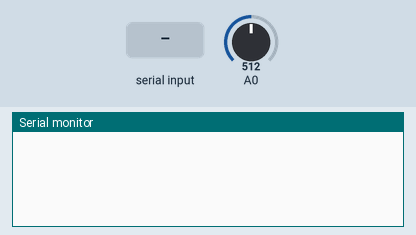
A sketch run on a simulated Arduino Uno, built with avr-gcc and run on an emulated ATmega328P. Parts: the last lines printed to the serial monitor. The inputs (shaded band) are chosen by the test bench; at power-on: A0 = 512.

Above: at 1.2 s.
1.3 s: "x\n" received over Serial
At 2.5 s:
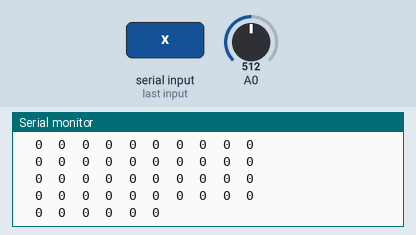
2.8 s: byte 102 ('f') received over Serial
At 2.99 s:
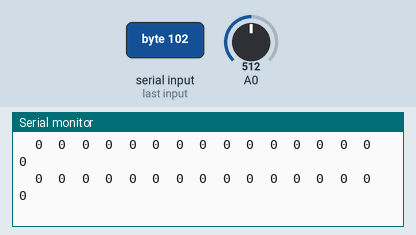
10.5 s: "f\n" received over Serial
At 15.41 s:
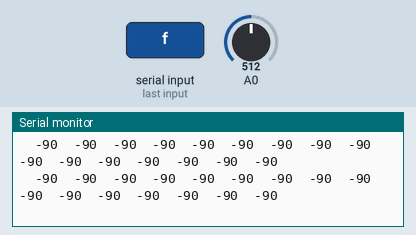

Measured:
- after the input at 1.3 s, the serial monitor: prints a new line at once (image 1)
- after the input at 2.8 s, the serial monitor: prints a new line at once (image 2)
- after the input at 10.5 s, the serial monitor: prints a new line after 0.59 s (image 3)

The sketch:

Spectrum_Analyzer_RADIX_4_FFT_v3.ino
```cpp
#include <avr/pgmspace.h>
/*
 ***********     RADIX 4 FFT    Demo Application.   ***********
 *
 * http://coolarduino.wordpress.com/2012/03/26/radix-4-fft-integer-math/
 *
 * Created for  Arduino UNO board: Anatoly Kuzmenko 24 Mar 2012
 *                                 k_anatoly@hotmail.com
 *
 * SOFTWARE COMPILES USING Arduino 0022 or 1.0 IDE (Tested on Linux OS only).
 *
 * Permission is hereby granted, free of charge, to any person obtaining a
 * copy of this software to deal in the Software without restriction, including without limitation
 * the rights to use, copy, modify, merge, publish, distribute copies of the Software,
 * and to permit persons to whom the Software is furnished to do so, subject to the following conditions:
 * The above copyright notice and this permission notice shall be included
 * in all copies or substantial portions of the Software.
 * THE SOFTWARE IS PROVIDED "AS IS", WITHOUT WARRANTY OF ANY KIND, EXPRESS
 * OR IMPLIED, INCLUDING BUT NOT LIMITED TO THE WARRANTIES OF
 * MERCHANTABILITY,  FITNESS FOR A PARTICULAR PURPOSE AND NONINFRINGEMENT.
 *
 * Copyright (C) 2012 Anatoly Kuzmenko.
 * All Rights Reserved.
 ********************************************************************
 */

//**************************************************************************************************
#define FFT_SIZE   	256
#define LOG_2_FFT       8

#define NWAVE           256    /* full length of Sinewave[] */
#define VERTICAL        30

const int Sinewave[NWAVE] = {
/* 12-bits */
/*
    +0,    +100,    +201,    +301,    +401,    +501,    +601,    +700,    +799,    +897,    +995,   +1092,   +1189,   +1285,   +1380,   +1474,
 +1567,   +1659,   +1751,   +1841,   +1930,   +2018,   +2105,   +2191,   +2275,   +2358,   +2439,   +2519,   +2598,   +2675,   +2750,   +2824,
 +2896,   +2966,   +3034,   +3101,   +3165,   +3228,   +3289,   +3348,   +3405,   +3460,   +3512,   +3563,   +3611,   +3658,   +3702,   +3744,
 +3783,   +3821,   +3856,   +3888,   +3919,   +3947,   +3972,   +3996,   +4016,   +4035,   +4051,   +4064,   +4075,   +4084,   +4090,   +4094,
 +4095,   +4094,   +4090,   +4084,   +4075,   +4064,   +4051,   +4035,   +4016,   +3996,   +3972,   +3947,   +3919,   +3888,   +3856,   +3821,
 +3783,   +3744,   +3702,   +3658,   +3611,   +3563,   +3512,   +3460,   +3405,   +3348,   +3289,   +3228,   +3165,   +3101,   +3034,   +2966,
 +2896,   +2824,   +2750,   +2675,   +2598,   +2519,   +2439,   +2358,   +2275,   +2191,   +2105,   +2018,   +1930,   +1841,   +1751,   +1659,
 +1567,   +1474,   +1380,   +1285,   +1189,   +1092,    +995,    +897,    +799,    +700,    +601,    +501,    +401,    +301,    +201,    +100,
    +0,    -101,    -201,    -301,    -401,    -501,    -601,    -700,    -799,    -897,    -995,   -1092,   -1189,   -1285,   -1380,   -1474,
 -1567,   -1660,   -1751,   -1842,   -1931,   -2019,   -2106,   -2191,   -2276,   -2359,   -2440,   -2520,   -2598,   -2675,   -2751,   -2824,
 -2896,   -2967,   -3035,   -3102,   -3166,   -3229,   -3290,   -3349,   -3406,   -3461,   -3513,   -3564,   -3612,   -3659,   -3703,   -3745,
 -3784,   -3822,   -3857,   -3889,   -3920,   -3948,   -3973,   -3996,   -4017,   -4036,   -4052,   -4065,   -4076,   -4085,   -4091,   -4095,
 -4096,   -4095,   -4091,   -4085,   -4076,   -4065,   -4052,   -4036,   -4017,   -3996,   -3973,   -3948,   -3920,   -3889,   -3857,   -3822,
 -3784,   -3745,   -3703,   -3659,   -3612,   -3564,   -3513,   -3461,   -3406,   -3349,   -3290,   -3229,   -3166,   -3102,   -3035,   -2967,
 -2896,   -2824,   -2751,   -2675,   -2598,   -2520,   -2440,   -2359,   -2276,   -2191,   -2106,   -2019,   -1931,   -1842,   -1751,   -1660,
 -1567,   -1474,   -1380,   -1285,   -1189,   -1092,    -995,    -897,    -799,    -700,    -601,    -501,    -401,    -301,    -201,    -101
*/
/* 15-bits */
/*
    +0,    +804,   +1608,   +2410,   +3212,   +4011,   +4808,   +5602,   +6393,   +7179,   +7962,   +8739,   +9512,  +10278,  +11039,  +11793,
+12539,  +13279,  +14010,  +14732,  +15446,  +16151,  +16846,  +17530,  +18204,  +18868,  +19519,  +20159,  +20787,  +21403,  +22005,  +22594,
+23170,  +23731,  +24279,  +24811,  +25329,  +25832,  +26319,  +26790,  +27245,  +27683,  +28105,  +28510,  +28898,  +29268,  +29621,  +29956,
+30273,  +30571,  +30852,  +31113,  +31356,  +31580,  +31785,  +31971,  +32137,  +32285,  +32412,  +32521,  +32609,  +32678,  +32728,  +32757,
+32767,  +32757,  +32728,  +32678,  +32609,  +32521,  +32412,  +32285,  +32137,  +31971,  +31785,  +31580,  +31356,  +31113,  +30852,  +30571,
+30273,  +29956,  +29621,  +29268,  +28898,  +28510,  +28105,  +27683,  +27245,  +26790,  +26319,  +25832,  +25329,  +24811,  +24279,  +23731,
+23170,  +22594,  +22005,  +21403,  +20787,  +20159,  +19519,  +18868,  +18204,  +17530,  +16846,  +16151,  +15446,  +14732,  +14010,  +13279,
+12539,  +11793,  +11039,  +10278,   +9512,   +8739,   +7962,   +7179,   +6393,   +5602,   +4808,   +4011,   +3212,   +2410,   +1608,    +804,
    +0,    -804,   -1608,   -2410,   -3212,   -4011,   -4808,   -5602,   -6393,   -7179,   -7962,   -8739,   -9512,  -10278,  -11039,  -11793,
-12539,  -13279,  -14010,  -14732,  -15446,  -16151,  -16846,  -17530,  -18204,  -18868,  -19519,  -20159,  -20787,  -21403,  -22005,  -22594,
-23170,  -23731,  -24279,  -24811,  -25329,  -25832,  -26319,  -26790,  -27245,  -27683,  -28105,  -28510,  -28898,  -29268,  -29621,  -29956,
-30273,  -30571,  -30852,  -31113,  -31356,  -31580,  -31785,  -31971,  -32137,  -32285,  -32412,  -32521,  -32609,  -32678,  -32728,  -32757,
-32767,  -32757,  -32728,  -32678,  -32609,  -32521,  -32412,  -32285,  -32137,  -31971,  -31785,  -31580,  -31356,  -31113,  -30852,  -30571,
-30273,  -29956,  -29621,  -29268,  -28898,  -28510,  -28105,  -27683,  -27245,  -26790,  -26319,  -25832,  -25329,  -24811,  -24279,  -23731,
-23170,  -22594,  -22005,  -21403,  -20787,  -20159,  -19519,  -18868,  -18204,  -17530,  -16846,  -16151,  -15446,  -14732,  -14010,  -13279,
-12539,  -11793,  -11039,  -10278,   -9512,   -8739,   -7962,   -7179,   -6393,   -5602,   -4808,   -4011,   -3212,   -2410,   -1608,    -804
*/
/* 8-bits */
      +0,      +6,     +13,     +19,     +25,     +31,     +37,     +44,     +50,     +56,     +62,     +68,     +74,     +80,     +86,     +92,
     +98,    +103,    +109,    +115,    +120,    +126,    +131,    +136,    +142,    +147,    +152,    +157,    +162,    +167,    +171,    +176,
    +180,    +185,    +189,    +193,    +197,    +201,    +205,    +208,    +212,    +215,    +219,    +222,    +225,    +228,    +231,    +233,
    +236,    +238,    +240,    +242,    +244,    +246,    +247,    +249,    +250,    +251,    +252,    +253,    +254,    +254,    +255,    +255,
    +255,    +255,    +255,    +254,    +254,    +253,    +252,    +251,    +250,    +249,    +247,    +246,    +244,    +242,    +240,    +238,
    +236,    +233,    +231,    +228,    +225,    +222,    +219,    +215,    +212,    +208,    +205,    +201,    +197,    +193,    +189,    +185,
    +180,    +176,    +171,    +167,    +162,    +157,    +152,    +147,    +142,    +136,    +131,    +126,    +120,    +115,    +109,    +103,
     +98,     +92,     +86,     +80,     +74,     +68,     +62,     +56,     +50,     +44,     +37,     +31,     +25,     +19,     +13,      +6,
      +0,      -6,     -13,     -19,     -25,     -31,     -38,     -44,     -50,     -56,     -62,     -68,     -74,     -80,     -86,     -92,
     -98,    -104,    -109,    -115,    -121,    -126,    -132,    -137,    -142,    -147,    -152,    -157,    -162,    -167,    -172,    -177,
    -181,    -185,    -190,    -194,    -198,    -202,    -206,    -209,    -213,    -216,    -220,    -223,    -226,    -229,    -231,    -234,
    -237,    -239,    -241,    -243,    -245,    -247,    -248,    -250,    -251,    -252,    -253,    -254,    -255,    -255,    -256,    -256,
    -256,    -256,    -256,    -255,    -255,    -254,    -253,    -252,    -251,    -250,    -248,    -247,    -245,    -243,    -241,    -239,
    -237,    -234,    -231,    -229,    -226,    -223,    -220,    -216,    -213,    -209,    -206,    -202,    -198,    -194,    -190,    -185,
    -181,    -177,    -172,    -167,    -162,    -157,    -152,    -147,    -142,    -137,    -132,    -126,    -121,    -115,    -109,    -104,
     -98,     -92,     -86,     -80,     -74,     -68,     -62,     -56,     -50,     -44,     -38,     -31,     -25,     -19,     -13,      -6
};

#define mult_shf_s16x16( a, b)    \
({                        \
int prod, val1=a, val2=b; \
__asm__ __volatile__ (    \
"muls %B1, %B2	\n\t"     \
"mov %B0, r0    \n\t"	  \
"mul %A1, %A2   \n\t"	  \
"mov %A0, r1    \n\t"     \
"mulsu %B1, %A2	\n\t"     \
"add %A0, r0    \n\t"     \
"adc %B0, r1    \n\t"     \
"mulsu %B2, %A1	\n\t"     \
"add %A0, r0    \n\t"     \
"adc %B0, r1    \n\t"     \
"clr r1         \n\t"     \
: "=&d" (prod)            \
: "a" (val1), "a" (val2)  \
);                        \
prod;                     \
})

static inline void mult_shf_I( int c, int s, int x, int y, int &u, int &v)  __attribute__((always_inline));
static inline void mult_shf_I( int c, int s, int x, int y, int &u, int &v)
{
//  u = ((long)x * c - (long)y * s) >> 12;      // Optimizer macro-mulriplier OFF, 24 millisec
//  v = ((long)y * c + (long)x * s) >> 12;

  u = (mult_shf_s16x16(x, c) - mult_shf_s16x16(y, s));    // Optimizer macro-mulriplier ON, 10.1 millisec
  v = (mult_shf_s16x16(y, c) + mult_shf_s16x16(x, s));    // Hardcoded >>8 bits, use with 8-bits Sinewave ONLY.
}

static inline void sum_dif_I(int a, int b, int &s, int &d)  __attribute__((always_inline));
static inline void sum_dif_I(int a, int b, int &s, int &d)
{
  s = (a+b);// >> 1; // Right Shift Limiter: OFF
  d = (a-b);// >> 1; // Performance with RSL 25.5 millisec, w/o - 25.1 millisec.
}

void rev_bin( int *fr, int fft_n)
{
    int m, mr, nn, l;
    int tr;

    mr = 0;
    nn = fft_n - 1;

    for (m=1; m<=nn; ++m) {
            l = fft_n;
         do {
             l >>= 1;
            } while (mr+l > nn);

            mr = (mr & (l-1)) + l;

        if (mr <= m)
             continue;
            tr = fr[m];
            fr[m] = fr[mr];
            fr[mr] = tr;
    }
}

void fft_radix4_I( int *fr, int *fi, int ldn)
{
    const int n = (1UL<<ldn);
    int ldm = 0, rdx = 2;

    for (int i0 = 0; i0 < n; i0 += 4)
        {
            int xr,yr,ur,vr, xi,yi,ui,vi;

            int i1 = i0 + 1;
            int i2 = i1 + 1;
            int i3 = i2 + 1;

            sum_dif_I(fr[i0], fr[i1], xr, ur);
            sum_dif_I(fr[i2], fr[i3], yr, vi);
            sum_dif_I(fi[i0], fi[i1], xi, ui);
            sum_dif_I(fi[i3], fi[i2], yi, vr);

            sum_dif_I(ui, vi, fi[i1], fi[i3]);
            sum_dif_I(xi, yi, fi[i0], fi[i2]);
            sum_dif_I(ur, vr, fr[i1], fr[i3]);
            sum_dif_I(xr, yr, fr[i0], fr[i2]);
        }

    for (ldm = 2 * rdx; ldm <= ldn; ldm += rdx)
    {
        int m = (1UL<<ldm);
        int m4 = (m>>rdx);

        int phI0 =  NWAVE / m;
        int phI  = 0;

        for (int j = 0; j < m4; j++)
        {
        int c,s,c2,s2,c3,s3;

         s  = Sinewave[   phI];
         s2 = Sinewave[ 2*phI];
         s3 = Sinewave[ 3*phI];

         c  = Sinewave[   phI + NWAVE/4];
         c2 = Sinewave[ 2*phI + NWAVE/4];
         c3 = Sinewave[ 3*phI + NWAVE/4];

       for (int r = 0; r < n; r += m)
       {
                int i0 = j + r;
                int i1 = i0 + m4;
                int i2 = i1 + m4;
                int i3 = i2 + m4;

           int xr,yr,ur,vr, xi,yi,ui,vi;

             mult_shf_I( c2, s2, fr[i1], fi[i1], xr, xi);
             mult_shf_I(  c,  s, fr[i2], fi[i2], yr, vr);
             mult_shf_I( c3, s3, fr[i3], fi[i3], vi, yi);

             int t = yi - vr;
                yi += vr;
                vr = t;

                ur = fr[i0] - xr;
                xr += fr[i0];

              sum_dif_I(ur, vr, fr[i1], fr[i3]);

                 t = yr - vi;
                yr += vi;
                vi = t;

                ui = fi[i0] - xi;
                xi += fi[i0];

              sum_dif_I(ui, vi, fi[i1], fi[i3]);
              sum_dif_I(xr, yr, fr[i0], fr[i2]);
              sum_dif_I(xi, yi, fi[i0], fi[i2]);
            }
          phI += phI0;
        }
    }
}

void print_charta( int data[], int dlina )
{
  int peak = 0, nbr;
  const char mark = '*', nomk = '-';

  for ( int i = 0; i < FFT_SIZE/dlina; i++)
   { if ( (data[i]) > peak ){
        peak = data[i];
        nbr = i;
       }
    }
  for ( int j = VERTICAL; j > 0; j-- )
            { Serial.print('|');
           for ( int i = 0; i < FFT_SIZE/dlina; i++)
            { if ((data[i]) >= j * (peak/VERTICAL)) {
                 Serial.print( mark);
                 delay(1);
            }
              else{
                 Serial.print( nomk);
                 delay(1);
              }
            }
           Serial.println('|');
        }
   Serial.print("\tPeak: ");
   Serial.print(peak);
   Serial.print("\t N: ");
   Serial.println(nbr);
}

//**************************************************************************************************

int   f_r[FFT_SIZE];
int   f_i[FFT_SIZE];
int    incomingByte;

unsigned long time_start;
unsigned int  time_sampl, time_revbn, time_radix, time_sqrtl;

const int sdvig = 512; //DC bias of the ADC, approxim +2.5V.

void setup() {
  Serial.begin(115200);
}

void sampling() {
  //  ADCSRA = 0x87; // turn on adc, freq = 1/128 ,  125 kHz/ 13.5 =~  9 kHz sampling rate
  ADCSRA = 0x85;   // turn on adc, freq  = 1/32,   500 kHz/ 13.5 =~ 36   kHz sampling rate
                   // Freq. spectrum analysis up to 36 kHz/  2   = 18 kHz

  ADMUX = 0x40;    //Bit 5 – ADLAR: NO ADC Left Adjust Result
  ADCSRA |= (1<<ADSC);
  //	while((ADCSRA&(1<<ADIF)) == 0); //Discard first conversion result.
  while(!(ADCSRA & 0x10));

  int sum2b;
  for(int i = 0; i < FFT_SIZE; i++ ) {

    while(!(ADCSRA & 0x10));
    ADCSRA |= (1<<ADSC);

    sum2b =  ADCL;
    sum2b += (ADCH << 8);

    f_r[i] = sum2b - sdvig;
    f_i[i] = 0;
  }
  ADCSRA = 0x00;
}

void loop()
{
//Debugging monitor, to check processing data on each stage.
// x command - printout data received from ADC (input raw data).
  if (Serial.available() > 0) {
    incomingByte = Serial.read();
    if (incomingByte == 'x') {

    sampling();

      for (int i = 0; i < FFT_SIZE; i++){
        Serial.print("\t");
        Serial.print(f_r[i], DEC);
        if ((i+1)%10 == 0) Serial.print("\n");
      }
      Serial.print("\n");
      delay(200);
    }
// f command - printout data after FFT. Clear view of each bin in the spectrum.
// ---->>>>>   Both format, as a table and chart representation   <<<<<-------
// Chart is AUTOSCALE mode, pay attention to the magnitude printed at the bottom.
  if (incomingByte == 'f') {

  time_start = micros();
 sampling();
  time_sampl  = micros() - time_start;

  time_start = micros();
 rev_bin( f_r, FFT_SIZE);
  time_revbn  = micros() - time_start;

  time_start = micros();

 fft_radix4_I( f_r, f_i, LOG_2_FFT);

  time_radix  = micros() - time_start;


      time_start = micros();
   for (int i = 0; i < (FFT_SIZE / 2); i++){
      f_r[i] = sqrt((long)f_r[i] * f_r[i] + (long)f_i[i] * f_i[i]);
      }
   time_sqrtl  = micros() - time_start;

      for (int i=0; i < (FFT_SIZE / 2); i++){
        Serial.print("\t");
        Serial.print(f_r[i], DEC);
        if ((i+1)%16 == 0) Serial.print("\n");
      } // Prosmotr dannuh massiva polychennogo posle FFT
      delay(200);
      Serial.print("\n");

     Serial.print("\tSmpl ");
     Serial.print(time_sampl);
     Serial.print("\tRevb ");
     Serial.print(time_revbn);
     Serial.print("\tRDX4 ");
     Serial.print(time_radix);
     Serial.print("\tSqrt ");
     Serial.println(time_sqrtl);

     print_charta( f_r, 2 );

      for (int i = 0; i < (FFT_SIZE / 2); i++){
      f_r[i] = 20 * log10(f_r[i] +1);  // Floor -60 dBV ( limit 10-bits ADC)
      }

      for (int i=0; i < (FFT_SIZE / 2); i++){
        Serial.print("\t");
        Serial.print((f_r[i] -90), DEC);
        if ((i+1)%16 == 0) Serial.print("\n");
      } // Prosmotr dannuh massiva polychennogo posle FFT
      delay(200);
      Serial.print("\n");

     print_charta( f_r, 2 );
  }
 }
}
```
